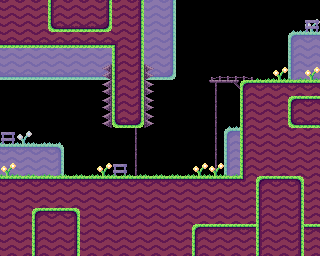

A level layout from a 2D game, rendered from its tile map. Below: a short description, then the map file with its tile-grid data intact:
An orthogonal 20x16 tile map with 16x16 px tiles, 2 tile layers (BackTiles, Tiles) and 8 objects (4x ground, player, exit, spike, place_allow).

<map version="1.10" tiledversion="1.11.2" orientation="orthogonal" renderorder="right-down" width="20" height="16" tilewidth="16" tileheight="16" infinite="0" nextlayerid="6" nextobjectid="27">
 <editorsettings>
  <export target="level4.lua" format="lua" />
 </editorsettings>
 <properties>
  <property name="crate" type="int" value="2" />
  <property name="dialog_name" value="level4" />
  <property name="dialog_spike_hit" value="level4_dumb" />
  <property name="level_name" value="fork in the path" />
  <property name="platform" type="int" value="1" />
  <property name="springboard" type="int" value="0" />
 </properties>
 <tileset firstgid="1" name="tiles" tilewidth="16" tileheight="16" tilecount="256" columns="16">
  <image source="../graphics/tiles.png" width="256" height="256" />
 </tileset>
 <layer id="5" name="BackTiles" width="20" height="16" tintcolor="#ffffff">
  <data encoding="csv">
0,0,0,0,0,0,0,0,0,23,24,0,0,0,0,0,0,0,0,0,
0,0,0,18,0,0,18,0,0,23,24,0,0,0,0,0,0,0,43,27,
0,0,0,0,0,0,0,0,0,23,24,0,0,0,0,0,0,0,6,7,
23,23,23,23,23,23,23,0,0,23,24,0,0,0,0,0,0,0,22,23,
39,39,39,39,39,39,39,0,0,39,40,0,0,0,0,0,0,0,22,23,
0,0,0,0,0,0,0,0,0,0,0,0,0,66,0,0,0,0,22,23,
0,0,0,0,0,0,0,0,0,0,0,0,0,66,0,0,0,0,18,23,
0,0,0,0,0,0,0,0,0,0,0,0,0,66,43,0,0,0,18,0,
28,27,28,44,0,0,0,0,0,0,0,0,0,66,6,0,0,0,0,0,
7,7,7,8,0,0,0,0,0,0,0,0,0,66,22,0,0,0,0,0,
23,23,23,24,0,0,0,52,66,0,0,0,0,66,22,0,0,0,0,0,
0,0,0,0,0,0,0,0,0,0,0,0,0,0,0,0,18,0,18,0,
0,0,0,0,0,0,0,0,0,0,0,0,0,0,0,0,0,0,0,0,
0,0,18,0,18,0,0,0,0,0,0,0,0,0,0,0,0,0,0,0,
0,0,0,0,0,0,0,0,0,0,0,0,18,0,0,0,0,0,0,0,
0,0,0,0,0,0,0,0,0,0,0,0,0,0,0,0,0,0,0,0
</data>
 </layer>
 <layer id="1" name="Tiles" width="20" height="16">
  <data encoding="csv">
18,18,18,17,18,18,19,18,19,0,0,0,0,0,0,0,0,0,0,0,
18,18,18,33,34,34,35,18,19,0,0,0,0,0,0,0,0,0,0,52,
34,34,34,34,34,34,34,21,19,0,0,0,0,0,0,0,0,0,0,0,
0,0,0,0,0,0,0,17,19,0,0,0,0,0,0,0,0,0,0,0,
0,0,0,0,0,0,82,17,19,83,0,0,0,101,102,103,69,68,69,68,
0,0,0,0,0,0,82,17,19,83,0,0,0,65,51,1,2,2,2,2,
0,0,0,0,0,0,82,17,19,83,0,0,0,0,0,17,18,18,1,2,
0,0,0,0,0,0,82,33,35,83,0,0,0,0,0,17,18,18,33,34,
52,0,0,0,0,0,0,0,66,0,0,0,0,0,0,17,18,18,18,18,
0,0,0,0,0,0,0,0,66,0,0,0,0,0,0,17,18,18,18,18,
68,69,69,69,69,69,68,69,69,69,69,69,68,68,69,17,18,18,18,18,
2,2,2,2,2,2,2,2,2,2,2,2,2,2,2,37,1,2,3,18,
18,18,18,18,18,18,18,18,18,18,18,18,18,18,18,18,17,18,19,18,
18,18,1,2,3,18,18,18,18,18,18,18,18,18,18,18,17,18,19,18,
18,18,17,18,19,18,18,18,18,18,18,18,1,2,2,2,17,18,19,2,
18,18,17,18,19,18,18,18,18,18,18,18,17,18,18,18,17,18,19,18
</data>
 </layer>
 <objectgroup id="2" name="Objects">
  <object id="4" type="player" x="280" y="64" width="16" height="16">
   <properties>
    <property name="startleft" type="bool" value="true" />
   </properties>
  </object>
  <object id="6" type="exit" x="24" y="160" width="16" height="16" />
  <object id="8" type="ground" x="0" y="176" width="320" height="80" />
  <object id="22" type="ground" x="240" y="80" width="80" height="96" />
  <object id="24" type="ground" x="0" y="0" width="144" height="128" />
  <object id="25" type="spike" x="144" y="64" width="4" height="64" />
  <object id="26" type="ground" x="208" y="80" width="32" height="4">
   <properties>
    <property name="oneway" value="up" />
   </properties>
  </object>
 </objectgroup>
 <objectgroup color="#18abcc" id="4" name="Allow">
  <object id="18" type="place_allow" x="160" y="64" width="32" height="64" />
 </objectgroup>
</map>
